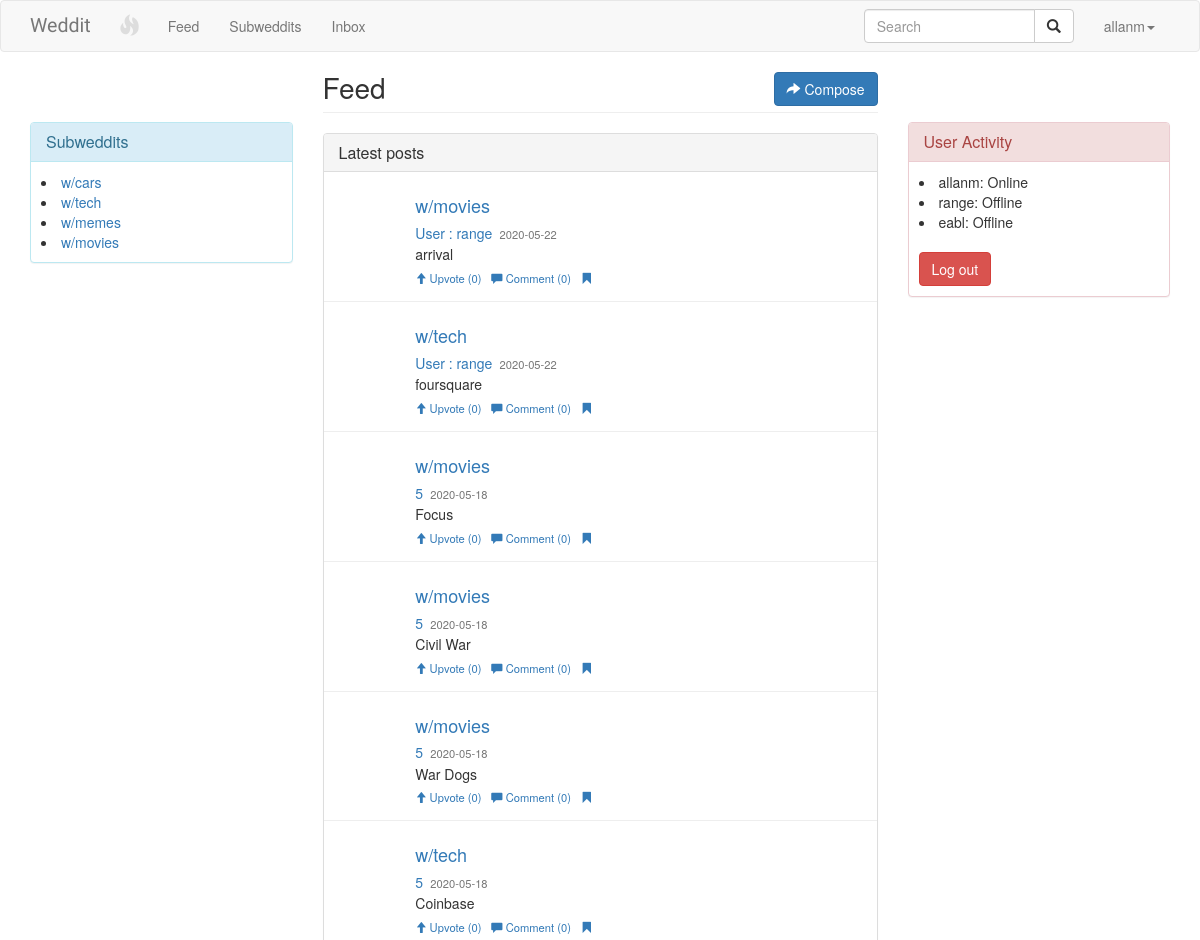
Page / (signed in, upper part) on the earlier database version.
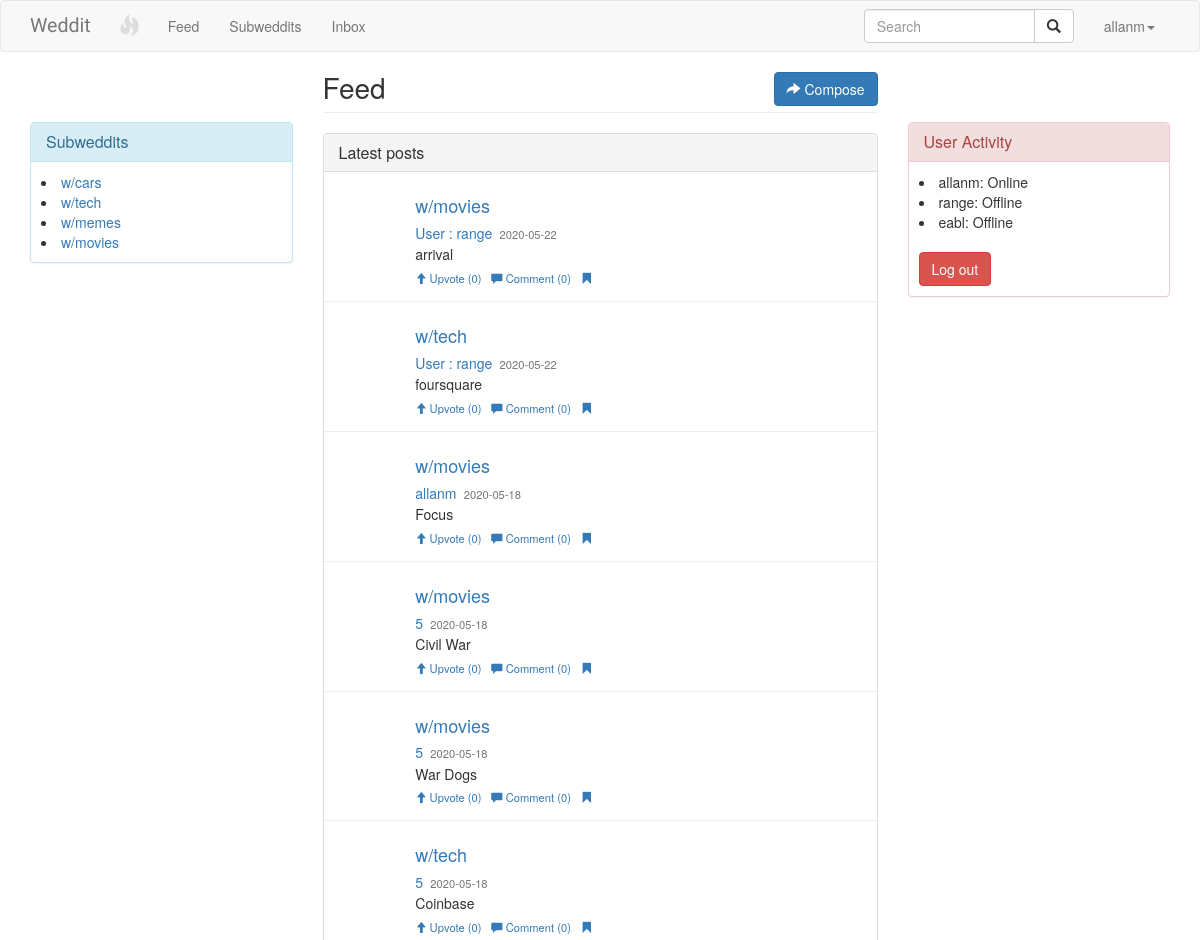
Same page on the later database version.
### red1/models.py (models this page shows, shortened)
class Subweddit(models.Model):
    name = models.CharField( max_length=20, choices=WEDDIT_CHOICES)
    created_on = models.DateTimeField(auto_now_add=True, null=True)
    bio = models.TextField(null=True)
    guidelines = models.TextField(null=True)
    slug = models.SlugField(null=True, blank=True, unique=True)
    def __str__(self):
    	return self.name

class Post(models.Model):
	author = models.CharField(max_length=20, null=True)
	body = models.TextField(null=True)
	created_on = models.DateTimeField(auto_now_add=True)
	last_modified = models.DateTimeField(auto_now=True)
	weddits = models.ManyToManyField('Subweddit', related_name='weddits')
	upvotes = models.ManyToManyField(
		settings.AUTH_USER_MODEL, blank=True, related_name="upvotes"
	)

### red1/views.py (the view)
# urls.py: url(r'^$', user_list, name='user_list'),
@login_required(login_url='/login/')
def user_list(request):
    users = User.objects.select_related('logged_in_user')
    for user in users:
        user.status = 'Online' if hasattr(user, 'logged_in_user') else 'Offline'
    posts = Post.objects.all().order_by('-created_on')
    subweddits = Subweddit.objects.all()
    form =  PostForm
    context = {
        'users':users,
        'form':form,
        'subweddits':subweddits,
        'posts':posts,
    }
    return render(request, 'red1/user_list.html', context)

### red1/templates/red1/user_list.html (shortened to what this page needs)
{% load static %}
{% load crispy_forms_tags %}
<!DOCTYPE html>
<html lang="en">
  <head>
    <link rel="stylesheet" href="https://code.jquery.com/ui/1.8.18/themes/base/jquery-ui.css" type="text/css" media="all">
    <link href="https://maxcdn.bootstrapcdn.com/bootstrap/3.3.5/css/bootstrap.min.css" rel="stylesheet">
    <link href="{% static 'red1/main.css' %}" rel="stylesheet">
  <link href="{% static 'red1/feed.css' %}" rel="stylesheet">
  <link href="{% static 'red1/subweddit.css' %}" rel="stylesheet">
  </head>
  <body style="padding-top: 0">
  	<header>
        <nav class="navbar navbar-default" role="navigation" style="">
          <div class="container">
            <div class="navbar-header">
              <a class="navbar-brand" href="/">Weddit</a>
          </div>
          <div class="collapse navbar-collapse" id="menu">
          	<ul class="nav navbar-nav">
          		<li>
          			<a href="#" id="notifications" data-container="body" data-toggle="popover" data-placement="bottom" title="Notifications">
          				<span class="glyphicon glyphicon-fire"></span>
          			</a>
          		</li>
          		<li><a href="{% url 'red1:user_list' %}">Feed</a></li>
                <li><a href="#">Subweddits</a></li>
                <li><a href="#">Inbox</a></li>
            </ul>
            <ul class="nav navbar-nav navbar-right">
            	<form class="navbar-form navbar-left" role="search" action="/search/">
            		<div class="input-group" style="width:210px">
            			<input type="text" class="form-control" id="auto-search" name="q" placeholder="Search">
            			<span class="input-group-btn">
            				<button type="submit" class="btn btn-default"><span class="glyphicon glyphicon-search"></span></button>
            			</span>
            		</div>
            	</form>
                <li class="dropdown">
                  <a href="#" class="dropdown-toggle" data-toggle="dropdown">{{ request.user.username }}<b class="caret"></b></a>
                </li>
            </ul>
          </div>
        </div>
      </nav>
</header>
<main>
	<div class="container">
		<div class="row">
			<div class=" col-xs-3 col-md-3">
				<div class = "panel panel-info panel-user">
					<div class = "panel-heading">
						<h3 class = "panel-title">Subweddits</h3>
					</div>
					<div class = "panel-body">
						{% for weddit in subweddits %}
						<li><a href="{% url 'red1:w' slug=weddit.slug %}">{{ weddit.name }}</a></li>
						{% endfor %}
					</div>
				</div>
			</div>
			<div class="col-xs-6 col-md-6">
				<div class="page-header">
					<button type="button" class="btn btn-primary pull-right btn-compose" title="Press Ctrl + P to compose">
						<span class="glyphicon glyphicon-share-alt"></span> Compose
					</button>
					<h1>Feed</h1>
				</div>
				<div class="panel panel-default panel-feed">
					<div class="panel-heading">
						<h3 class="panel-title">Latest posts</h3>
					</div>
					<div class="panel-body">
						<ul class="stream" id="my_posts">
							{% for post in posts %}
							<li feed-id="14877">
								<div class="feed-container">
									<div class="post">
										<h4 class="weddits"><a href="#">{% for weddits in post.weddits.all %}{{ weddits }}{% endfor %}</a></h4>
										<h3 class="author"><a href="#">{{ post.author }}</a> <small>{{ post.created_on | date:"Y-m-d" }}</small></h3>
										<p class="body1">{{post.body}}</p>
										<div class="interaction">
											<a href="#" style="text-decoration: none;" class="like">
												<span class="glyphicon glyphicon-arrow-up"></span>
												<span class="text">Upvote</span>
												(<span class="like-count">0</span>)
											</a>
											<a href="#" style="text-decoration: none;" class="comment">
												<span class="glyphicon glyphicon-comment"></span> Comment
												(<span class="comment-count">0</span>)
											</a>
											<a href="#" style="text-decoration: none;" class="bookmark">
												<span class="glyphicon glyphicon-bookmark"></span>
											</a>
										</div>
									</div>
								</div>
							</li>
							{% endfor %}
						</ul>
					</div>
				</div>
			</div>
			<div class=" col-xs-3 col-md-3">
				<div class = "panel panel-danger panel-user">
					<div class = "panel-heading">
						<h3 class = "panel-title">User Activity</h3>
					</div>
					<div class = "panel-body">
						{% for user in users %}
						<li data-username="{{ user.username|escape }}">
							{{ user.username|escape }}: {{ user.status|default:'Offline' }}
						</li>
						{% endfor %}
						<br>
						<a role="button" class="btn btn-danger" href="{% url 'red1:logout' %}">Log out</a>
					</div>
				</div>
			</div>
		</div>
	</div>
</main>
<br>
</body>
</html>

### red1/static/red1/main.css (style rules this page uses)
body { padding-top: 70px; }
header .navbar-brand { font-size: 1.4em; font-weight: 200; font-family: "Audiowide", cursive; }
.page-header { margin: 0; }
.page-header h1 { margin: 0; font-weight: 100; font-size: 2em; }
#notifications { font-size: 1.5em; padding: 13px; color: #dddddd; }

### red1/static/red1/feed.css (style rules this page uses)
ul.stream { margin: 0; padding: 0; }
ul.stream li { list-style: none; border-bottom: 1px solid #eeeeee; padding: 1em 0; }
ul.stream li div.post { margin-left: 60px; padding: 0 0 0 1.2em; overflow-x: auto; }
ul.stream li div.post h3 { font-size: 1em; margin: 0; margin-bottom: .2em; }
ul.stream li div.post h3 small { margin-left: .3em; font-size: .8em; }
ul.stream li div.post p { margin: 0; }
ul.stream li div.post div.interaction { padding-top: .2em; }
ul.stream li div.post div.interaction a { margin-right: .6em; font-size: .8em; }
.panel-feed { margin-top: 20px; }
.panel-feed .panel-body { padding: 0; }
.panel-user { margin-top: 50px; }
.panel-user .panel-body { padding: 10px; }
.feed-container { padding-left: 15px; padding-right: 15px; }

Differences in the rows shown:
changed Post "Focus": author "5" → "allanm"
